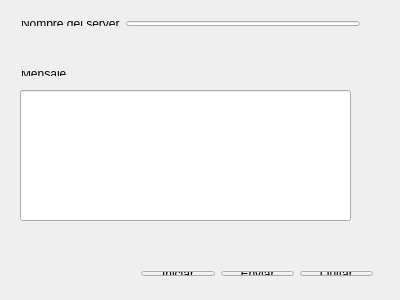
<?xml version="1.0" encoding="UTF-8"?>
<ui version="4.0">
 <class>Widget</class>
 <widget class="QWidget" name="Widget">
  <property name="geometry">
   <rect>
    <x>0</x>
    <y>0</y>
    <width>400</width>
    <height>300</height>
   </rect>
  </property>
  <property name="windowTitle">
   <string>Widget</string>
  </property>
  <widget class="QWidget" name="layoutWidget">
   <property name="geometry">
    <rect>
     <x>10</x>
     <y>60</y>
     <width>207</width>
     <height>27</height>
    </rect>
   </property>
   <layout class="QHBoxLayout" name="horizontalLayout">
    <item>
     <widget class="QLabel" name="label">
      <property name="text">
       <string>Mensaje</string>
      </property>
     </widget>
    </item>
   </layout>
  </widget>
  <widget class="QWidget" name="layoutWidget">
   <property name="geometry">
    <rect>
     <x>130</x>
     <y>260</y>
     <width>254</width>
     <height>27</height>
    </rect>
   </property>
   <layout class="QHBoxLayout" name="horizontalLayout_2">
    <item>
     <widget class="QPushButton" name="iniciar">
      <property name="text">
       <string>Iniciar</string>
      </property>
     </widget>
    </item>
    <item>
     <widget class="QPushButton" name="enviar">
      <property name="text">
       <string>Enviar</string>
      </property>
     </widget>
    </item>
    <item>
     <widget class="QPushButton" name="quitar">
      <property name="text">
       <string>Quitar</string>
      </property>
     </widget>
    </item>
   </layout>
  </widget>
  <widget class="QLineEdit" name="msj">
   <property name="geometry">
    <rect>
     <x>20</x>
     <y>90</y>
     <width>331</width>
     <height>131</height>
    </rect>
   </property>
  </widget>
  <widget class="QWidget" name="">
   <property name="geometry">
    <rect>
     <x>10</x>
     <y>10</y>
     <width>361</width>
     <height>27</height>
    </rect>
   </property>
   <layout class="QHBoxLayout" name="horizontalLayout_3">
    <item>
     <widget class="QLabel" name="label_2">
      <property name="text">
       <string>Nombre del server</string>
      </property>
     </widget>
    </item>
    <item>
     <widget class="QLineEdit" name="servidor"/>
    </item>
   </layout>
  </widget>
  <zorder>layoutWidget</zorder>
  <zorder>layoutWidget</zorder>
  <zorder>servidor</zorder>
  <zorder>label_2</zorder>
  <zorder>msj</zorder>
  <zorder>msj</zorder>
 </widget>
 <layoutdefault spacing="6" margin="11"/>
 <resources/>
 <connections/>
</ui>
